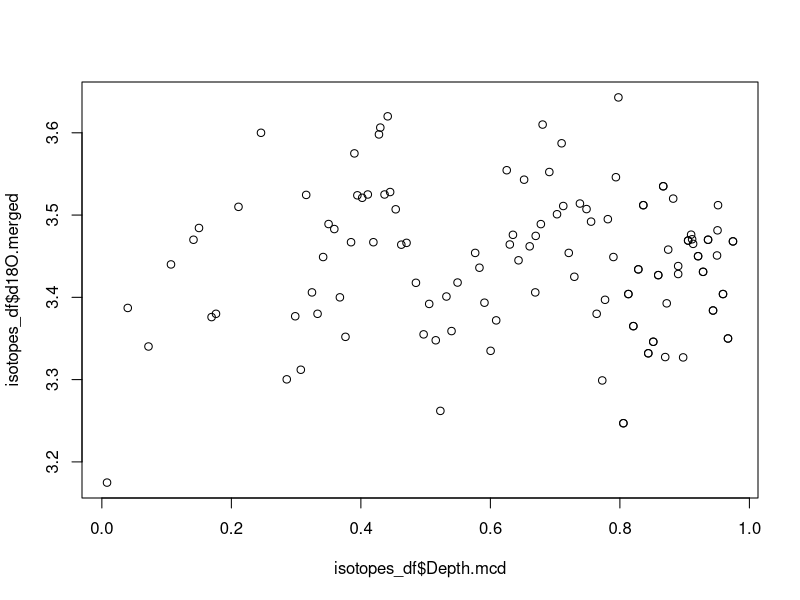
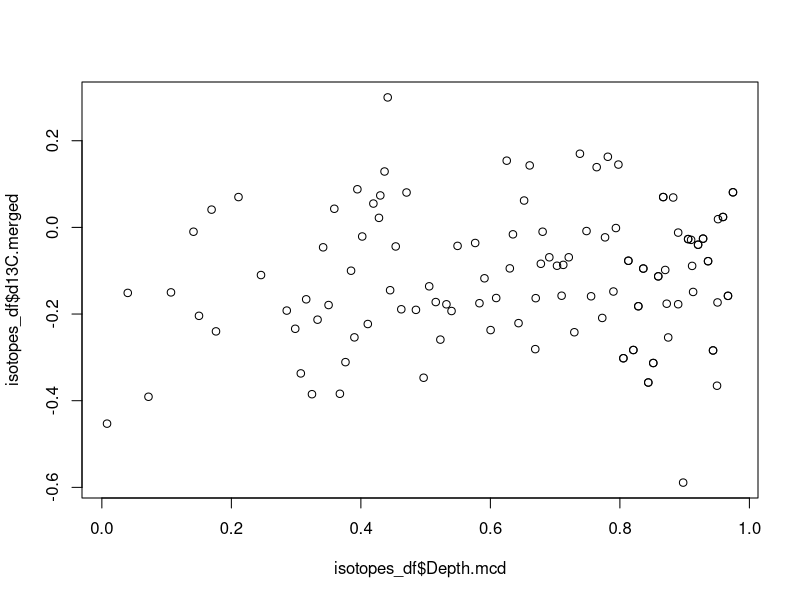

Here is the R script that generated these plots, in order:
# Import data (Note: the path needs to be set to point to the data)
setwd("/Users/imogenbrowne/Dropbox/Imogen/GRL paper/9_21_GRL/Stats Analyses/git_repository/")
isotopes_df = read.csv("BF_isotopes.csv")
plot(isotopes_df$Depth.mcd, isotopes_df$d18O.merged)
plot(isotopes_df$Depth.mcd, isotopes_df$d13C.merged)

# Compute Pearson's Correlation Coefficient
cor.test(isotopes_df$d18O.merged, isotopes_df$d13C.merged, 
         method = "pearson")


